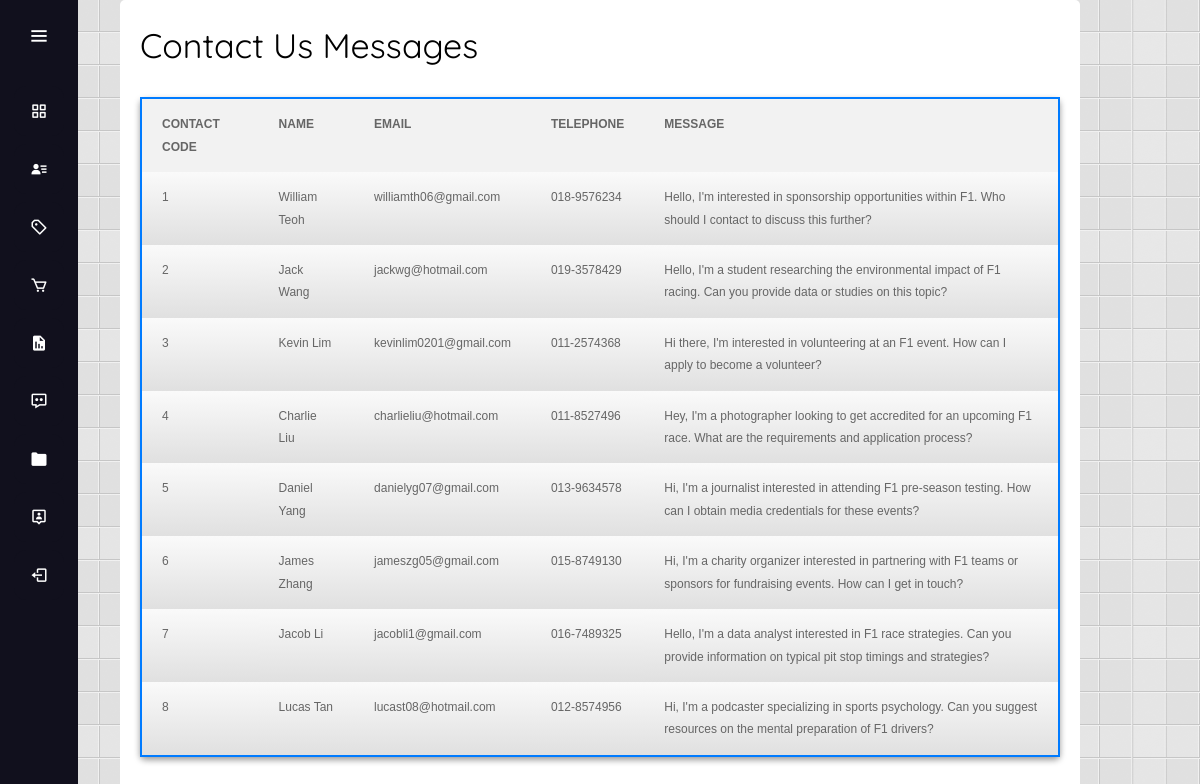
The page /superadmin_view_contact.php on the database its author committed.
### tables this page shows
CREATE TABLE `contact` (
  `contact_code` int(3) NOT NULL,
  `contact_name` varchar(100) NOT NULL,
  `contact_email` varchar(100) NOT NULL,
  `contact_tel` varchar(15) NOT NULL,
  `contact_message` text NOT NULL
);

### superadmin_view_contact.php (the view, shortened to what this page needs)
<!DOCTYPE HTML>
<html>
<head>
    <link rel="stylesheet" type="text/css" media="screen" href="css/style.css">
    <link rel="stylesheet" type="text/css" media="screen" href="css/admin_contact.css">
</head>
<?php include 'superadmin_sidebar.php'; ?>
<body>
    <div id="container">
        <h1>Contact Us Messages</h1>
        <div class="contact-list">
            <table class="contact-table" border="1" width="700px" height="100px">
                <tr>
                    <th>Contact Code</th>
                    <th>Name</th>
                    <th>Email</th>
                    <th>Telephone</th>
                    <th>Message</th>
                </tr>
                <?php
                $result = mysqli_query($connect, "SELECT * FROM contact");
                if (mysqli_num_rows($result) > 0) {
                    while ($row = mysqli_fetch_assoc($result)) {
                ?>
                        <tr>
                            <td><?php echo $row["contact_code"]; ?></td>
                            <td><?php echo $row["contact_name"]; ?></td>
                            <td><?php echo $row["contact_email"]; ?></td>
                            <td><?php echo $row["contact_tel"]; ?></td>
                            <td><?php echo $row["contact_message"]; ?></td>
                        </tr>
                <?php
                    }
                } else {
                    echo "<tr><td colspan='5'>No messages found.</td></tr>";
                }
                ?>
            </table>
        </div>
    </div>
</body>
</html>

### css/style.css (style rules this page uses)
html,body,div,span,applet,object,iframe,h1,h2,h3,h4,h5,h6,p,blockquote,pre,a,abbr,acronym,address,big,cite,code,del,dfn,em,font,img,ins,kbd,q,s,samp,small,strike,strong,sub,sup,tt,var,dl,dt,dd,ol,ul,li,fieldset,form,label,legend,table,caption,tbody,tfoot,thead,tr,th,td { margin:0;padding:0;border:0;outline:0;font-weight:inherit;font-style:inherit;font-family:inherit;vertical-align:baseline }
table { border-collapse:separate;border-spacing:0 }
caption,th,td { text-align:left;font-weight:400 }
html { font-size: 100%; }
body { font-family: Arial, Helvetica, sans-serif; font-size: .875em; line-height: 1.6em; background: #fff url(../images/body_bg.png) fixed; color: #666; }
#container { font-size: 1em; width:960px; background: #FFF; border-top-left-radius: 5px; border-top-right-radius: 5px; padding: 15px 20px; margin: auto; position: relative; clear: both }
h1, h2, h3, h4 { font-family: 'Quicksand', sans-serif; }
h1 { font-size: 34px; padding: 20px 0; color: #000 }
table { background:#eaeaea; font-family: Arial, Helvetica, sans-serif; width: 100%; font-size: 12px; margin:20px 0; border-collapse: separate; border:#ccc 1px solid; -moz-border-radius:5px; -webkit-border-radius:5px; border-radius:5px; -moz-box-shadow:0 3px 6px rgba(0, 0, 0, 0.4); box-shadow:0 3px 6px rgba(0, 0, 0, 0.4) }
table th { padding:14px 20px; text-transform:uppercase; font-weight: bold }
table td { background-image: -moz-linear-gradient(top, #fafafa, #E0E0E0); background-image: -webkit-gradient(linear, 0% 0%, 0% 100%, from(#fafafa), to(#E0E0E0)); background-image: -webkit-linear-gradient(top, #fafafa, #E0E0E0); background-image: -ms-linear-gradient(top, #fafafa, #E0E0E0); background-image: -o-linear-gradient(top, #fafafa, #E0E0E0); filter: progid:DXImageTransform.Microsoft.gradient(startColorstr='#fafafa', endColorstr='#E0E0E0'); padding: 14px 20px }
table tr:last-child td:first-child { -moz-border-radius-bottomleft: 5px; -webkit-border-bottom-left-radius: 5px; border-bottom-left-radius: 5px }
table tr:last-child td:last-child { -moz-border-radius-bottomright: 5px; -webkit-border-bottom-right-radius:5px; border-bottom-right-radius: 5px }

### css/admin_contact.css (style rules this page uses)
.contact-table { width: 100%; border-collapse: collapse; margin-bottom: 20px; border: 2px solid #007bff; border-radius: 5px; }
th, th { background-color: #f2f2f2; font-weight: bold; }

### css/admin_sidebar.css (style rules this page uses)
* { margin: 0; padding: 0; box-sizing: border-box; font-family: "Poppins", sans-serif; }

### rows shown on the page
contact: contact_code "1", contact_name "William Teoh", contact_email "williamth06@gmail.com", contact_tel "018-9576234", contact_message "Hello, I'm interested in sponsorship opportunities within F1. Who should I contact to discuss this further?"
contact: contact_code "2", contact_name "Jack Wang", contact_email "jackwg@hotmail.com", contact_tel "019-3578429", contact_message "Hello, I'm a student researching the environmental impact of F1 racing. Can you provide data or studies on this topic?"
contact: contact_code "3", contact_name "Kevin Lim", contact_email "kevinlim0201@gmail.com", contact_tel "011-2574368", contact_message "Hi there, I'm interested in volunteering at an F1 event. How can I apply to become a volunteer?"
contact: contact_code "4", contact_name "Charlie Liu", contact_email "charlieliu@hotmail.com", contact_tel "011-8527496", contact_message "Hey, I'm a photographer looking to get accredited for an upcoming F1 race. What are the requirements and application process?"
contact: contact_code "5", contact_name "Daniel Yang", contact_email "danielyg07@gmail.com", contact_tel "013-9634578", contact_message "Hi, I'm a journalist interested in attending F1 pre-season testing. How can I obtain media credentials for these events?"
contact: contact_code "6", contact_name "James Zhang", contact_email "jameszg05@gmail.com", contact_tel "015-8749130", contact_message "Hi, I'm a charity organizer interested in partnering with F1 teams or sponsors for fundraising events. How can I get in touch?"
contact: contact_code "7", contact_name "Jacob Li", contact_email "jacobli1@gmail.com", contact_tel "016-7489325", contact_message "Hello, I'm a data analyst interested in F1 race strategies. Can you provide information on typical pit stop timings and strategies?"
contact: contact_code "8", contact_name "Lucas Tan", contact_email "lucast08@hotmail.com", contact_tel "012-8574956", contact_message "Hi, I'm a podcaster specializing in sports psychology. Can you suggest resources on the mental preparation of F1 drivers?"
